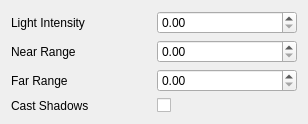
<?xml version="1.0" encoding="UTF-8"?>
<ui version="4.0">
 <class>Form</class>
 <widget class="QWidget" name="Form">
  <property name="geometry">
   <rect>
    <x>0</x>
    <y>0</y>
    <width>308</width>
    <height>119</height>
   </rect>
  </property>
  <property name="windowTitle">
   <string>Form</string>
  </property>
  <layout class="QVBoxLayout" name="verticalLayout">
   <item>
    <layout class="QHBoxLayout" name="horizontalLayout">
     <item>
      <widget class="QLabel" name="label">
       <property name="minimumSize">
        <size>
         <width>75</width>
         <height>0</height>
        </size>
       </property>
       <property name="text">
        <string>Light Intensity</string>
       </property>
      </widget>
     </item>
     <item>
      <widget class="QDoubleSpinBox" name="uiLightIntensity"/>
     </item>
    </layout>
   </item>
   <item>
    <layout class="QHBoxLayout" name="horizontalLayout_2">
     <item>
      <widget class="QLabel" name="label_2">
       <property name="minimumSize">
        <size>
         <width>75</width>
         <height>0</height>
        </size>
       </property>
       <property name="text">
        <string>Near Range</string>
       </property>
      </widget>
     </item>
     <item>
      <widget class="QDoubleSpinBox" name="uiNear"/>
     </item>
    </layout>
   </item>
   <item>
    <layout class="QHBoxLayout" name="horizontalLayout_3">
     <item>
      <widget class="QLabel" name="label_3">
       <property name="minimumSize">
        <size>
         <width>75</width>
         <height>0</height>
        </size>
       </property>
       <property name="text">
        <string>Far Range</string>
       </property>
      </widget>
     </item>
     <item>
      <widget class="QDoubleSpinBox" name="uiFar"/>
     </item>
    </layout>
   </item>
   <item>
    <layout class="QHBoxLayout" name="horizontalLayout_4">
     <item>
      <widget class="QLabel" name="label_4">
       <property name="minimumSize">
        <size>
         <width>75</width>
         <height>0</height>
        </size>
       </property>
       <property name="text">
        <string>Cast Shadows</string>
       </property>
      </widget>
     </item>
     <item>
      <widget class="QCheckBox" name="uiShadows">
       <property name="text">
        <string/>
       </property>
      </widget>
     </item>
    </layout>
   </item>
  </layout>
 </widget>
 <resources/>
 <connections/>
</ui>
